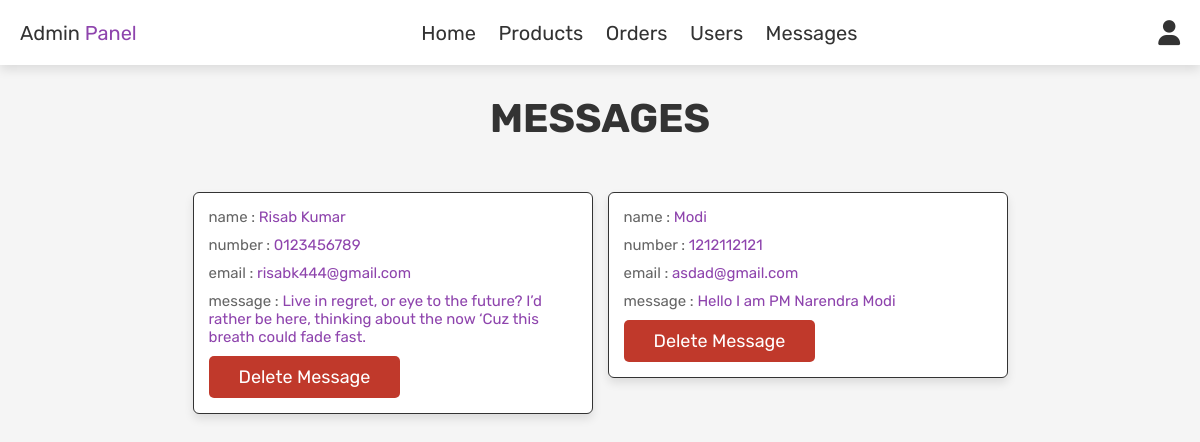
Page /admin_contacts.php (signed in) on the committed database.
### tables this page shows
CREATE TABLE `message` (
  `id` int(100) NOT NULL,
  `user_id` int(100) NOT NULL,
  `name` varchar(100) NOT NULL,
  `email` varchar(100) NOT NULL,
  `number` varchar(12) NOT NULL,
  `message` varchar(500) NOT NULL
);

### admin_contacts.php (the view, shortened to what this page needs)
<?php
include 'config.php';
?>
<!DOCTYPE html>
<html lang="en">
<head>
    <link rel="stylesheet" href="https://cdnjs.cloudflare.com/ajax/libs/font-awesome/6.0.0/css/all.min.css">
    <link rel="stylesheet" href="admin_style.css">
</head>
<body>
    <?php include 'admin_header.php'; ?>
    <section  class="messages">
        <h1 class="title">messages</h1>
        <div class="box-container">
        <?php
            $select_message = mysqli_query($conn, "SELECT *FROM `message` ") or die('query failed');
            if(mysqli_num_rows($select_message) > 0){
                while($fetch_message = mysqli_fetch_assoc($select_message)){
        ?>
        <div class="box">
            <p>name : <span><?php echo $fetch_message['name'] ?></span></p>
            <p>number : <span><?php echo $fetch_message['number'] ?></span></p>
            <p>email : <span><?php echo $fetch_message['email'] ?></span></p>
            <p>message : <span><?php echo $fetch_message['message'] ?></span></p>
            <a href="admin_contacts.php?delete=<?php echo $fetch_message['id']; ?>"
            onclick="return confirm('DELETE THIS Message?')" class="delete-btn">delete message</a>
        </div>
         <?php
            };
        }else{
            echo '<p class="empty">No messages!</p>';
        }
        ?>
    </div>
    </section>
</body>
</html>

### admin_style.css (style rules this page uses)
:root { --purple:#8e44ad; --red:#c0392b; --orange:#f39c12; --black:#333; --white:#fff; --light-color:#666; --light-white:#ccc; --light-bg:#f5f5f5; --border:.1rem solid var(--black); --box-shadow:0 .5rem 1rem rgba(0,0,0,.1); }
* { font-family: 'Rubik', sans-serif; margin:0; padding:0; box-sizing: border-box; outline: none; border:none; text-decoration: none; transition:all .2s linear; }
html { font-size: 62.5%; overflow-x: hidden; }
body { background-color: var(--light-bg); }
section { padding: 3rem 2rem; }
.title { text-align: center; margin-bottom: 5rem; text-transform: uppercase; color: var(--black); font-size: 4rem; }
.btn, .option-btn, .delete-btn, .white-btn { display: inline-block; margin-top: 1rem; padding: 1rem 3rem; cursor: pointer; color: var(--white); font-size: 1.8rem; border-radius: .5rem; text-transform: capitalize; }
.delete-btn { background-color: var(--red); }
.messages .box-container { display: grid; grid-template-columns: repeat(auto-fit, 40rem); justify-content: center; gap: 1.5rem; max-width: 1200px; margin: 0 auto; align-items: flex-start; }
.messages .box-container .box { background-color: var(--white); padding: 1.5rem; border: var(--border); box-shadow: var(--box-shadow); border-radius: .6rem; }
.messages .box-container .box p { padding-bottom: 1rem; font-size: 1.5rem; color: var(--light-color); }
.messages .box-container .box p span { color: var(--purple); }
.messages .box-container .box .delete-btn { margin-top: 0; }

### rows in the picture
message: name "Risab Kumar", number "0123456789", email "risabk444@gmail.com", message "Live in regret, or eye to the future? I’d rather be here, thinking about the now ‘Cuz this breath could fade fast."
message: name "Modi", number "1212112121", email "asdad@gmail.com", message "Hello I am PM Narendra Modi"
